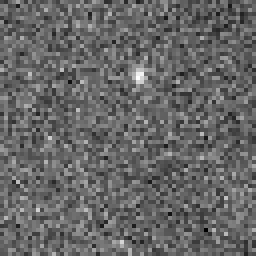
#> input picture real-data/blocks_64x64x16_83_01/block-005-0.187-14.802-0.tif, 64 x 64 px, given in place of block-001-6.658-0.057-456.tif, which was not available (shown 4 times larger); the run also reads 1 picture not shown here
$ python multiple_images.py
#> lines starting #> are read from the running program, lines starting #| are printed output that depends on the picture; long printed decimals are rounded; pictures that were not available may be replaced by others from this repository, and a replacement may not be noted
### blur_optimization/utils.py
import numpy as np
import matplotlib.pyplot as plt
import sys
sys.path.append('.')
from helpers import generateImagesAndEstimateDMAXD
from skimage import metrics
from PIL import Image

# picking first image in real data
IMAGE_PATH = "real-data/blocks_64x64x16_70_01/block-001-6.658-0.057-456.tif"

# Hyperparameters for simulation
nparticles = 1   # Number of particles
nframes = 1    # Number of steps in the simulation
nposframe = 10    # Number of position per frame
dt = 0.01        # Integration time frame in second (time between two frames)
DGen = 20000        # Diffusion coefficient in nm^2 per s (=0.000001 (um^2)/s)
num_steps = nframes*nposframe
# Hyperparameters for image generation
npixel = 64 # number of image pixels
pixelsize = 100 # in nm
fwhm_psf = 200 # full width half maximum (emulates microscope)
factor_hr = 5 # image high resulution factor
flux = 100 # number of photons per s
poisson_noise = 100
gaussian_noise = 10
background = 100 # base background value
normalizeValue = 1000 # value by which all samples will be normalized ! Needs to be fixed and the same for all images !
n_val_im = 50
D = 10


def prepare_image(img):
    # Convert to float
    img_float = np.array(img).astype(np.float64)

    # Normalize to 0-1 range
    img_normalized = (img_float - img_float.min()) / (img_float.max() - img_float.min())

    return img_normalized

NORMALIZE_FUNCTION = [lambda x: x / 18000, prepare_image][0]


def plot_2_image(image, blurred, title=""):
    """
    Plot the original and blurred images side by side.

    Parameters:
    -----------
    image : ndarray
        The original image
    blurred : ndarray
        The blurred image
    title : str
        Title for
    """
    fig, ax = plt.subplots(1, 2, figsize=(10, 5))
    ax[0].imshow(image, cmap='gray')
    ax[0].set_title("Original Image")
    ax[1].imshow(blurred, cmap='gray')
    ax[1].set_title("Generated Image")
    plt.suptitle(title)
    plt.tight_layout()
    plt.show()

def generate_noisy_image(poisson_noise, gaussian_noise, nthframe=0):
    """
    generate image with chosen amount of noise
    return the first image of the generated images
    """

    images = generateImagesAndEstimateDMAXD(nparticles,nframes,npixel,factor_hr,nposframe,D,dt,fwhm_psf,pixelsize,flux,background,poisson_noise, gaussian_noise, silent=True)[0]

    return NORMALIZE_FUNCTION(images[0, nthframe, :, :])


def metrics_computation(image_array, noisy_image, str=False):

    # Compute Structural Similarity Index (SSIM)
    # Note: SSIM ranges from -1 to 1, where 1 is perfect similarity
    # We want to minimize, so we return the negative of SSIM
    similarity = metrics.structural_similarity(image_array, noisy_image,
                                             data_range=image_array.max() - image_array.min())

    # Mean Squared Error (MSE)
    mse = metrics.mean_squared_error(image_array, noisy_image)

    # Peak Signal-to-Noise Ratio (PSNR)
    psnr = metrics.peak_signal_noise_ratio(image_array, noisy_image)

    return f"SSIM: {similarity:.4f} | MSE: {mse:.4f} | PSNR: {psnr:.4f}" if str else (similarity, mse, psnr)

def load_original_image(image_path=IMAGE_PATH):
    image = np.array(Image.open(image_path))
    image_array = np.array(image)
    return NORMALIZE_FUNCTION(image_array)

### blur_optimization/blur_optimization.py
import numpy as np
import skimage.metrics as metrics
from scipy.optimize import minimize_scalar
from PIL import Image
import sys
sys.path.append('.')
import matplotlib.pyplot as plt
from utils import plot_2_image, prepare_image, generate_noisy_image, IMAGE_PATH, metrics_computation, load_original_image

# compares first real image of dataset with first image of 1 particle simulation

BOUNDS = (1, 100)
METRIC = ['SSIM', 'MSE/PSNR'][1]


def optimize_blur(original_image):
    """
    Find the optimal Gaussian blur amount to match the original image.

    Parameters:
    -----------
    original_image : ndarray
        The target image

    Returns:
    --------
    optimal_sigma : float
        The optimal Gaussian blur sigma value
    min_difference : float
        The minimal difference metric between images
    """
    metric_log = []
    def difference_metric(sigma):
        """
        Compute the difference between the original and blurred image.
        Uses Structural Similarity Index (SSIM) as the difference metric.

        Parameters:
        -----------
        sigma : float
            Gaussian blur standard deviation

        Returns:
        --------
        difference : float
            Lower values indicate more similar images
        """
        blurred = generate_noisy_image(sigma, sigma)

        ssim, mse, psnr = metrics_computation(original_image, blurred, str=False)

        if METRIC == 'SSIM':

            metric_log.append([sigma, ssim])
            return -ssim  # Minimize negative SSIM (maximize actual SSIM)

        elif METRIC == 'MSE/PSNR':

            ratio = mse / (psnr + 1e-10)

            metric_log.append([sigma, ratio])

            return ratio  # Minimize MSE / PSNR

    # Perform optimization
    # Bounds are typically between 0 and 5 for sigma, adjust if needed
    result = minimize_scalar(difference_metric, bounds=BOUNDS, method='bounded')

    # Get optimal sigma and corresponding blurred image
    optimal_sigma = result.x

    return optimal_sigma, -result.fun, np.array(metric_log)


# [14 lines left out: function plot_metric_log, not called in this run]

def main(return_results=False, image_path=IMAGE_PATH):

    image_array = load_original_image(image_path=image_path)

    # Optimize blur
    sigma, similarity, metric_log = optimize_blur(image_array)

    if return_results: return sigma

    # Print and save results
    print(f"Optimal Blur (sigma): {sigma}")
    print(f"Similarity Score: {similarity}")
    # Generate blurred image
    blurred_image = generate_noisy_image(sigma, sigma)

    plot_2_image(image_array, blurred_image, title=f"Original vs Generated Image with {sigma:.4f} gaussian and {sigma:.4f} poisson noise\n{metrics_computation(image_array, blurred_image, str=True)}")
    plot_metric_log(metric_log)
# [2 lines that do not run on import are left out]

### helpers.py

import numpy as np
from skimage.measure import block_reduce
from skimage.util import random_noise
from sklearn.linear_model import LinearRegression
import matplotlib.pyplot as plt
from os import path, makedirs
import multiprocessing as mp
from tqdm import tqdm
from scipy.optimize import curve_fit


# [38 lines left out: function brownian_motion, not called in this run]


def mean_square_displacement(traj):
    """
    Computes the Mean Square Displacement (MSD) for a particle trajectory,
    which represents the average squared distance moved over time, useful
    for analyzing diffusion characteristics.

    Parameters:
    - traj (ndarray): Array of shape (num_steps, 2) representing the x, y positions
                      of a particle over time.

    Returns:
    - msd (ndarray): Array of MSD values computed for each time lag.
    """
    len = traj.shape[0]
    msd = np.zeros(len)
    for tao in range(len):
        # Calculate the square of displacements for each tao time t
        displacements = np.sum((traj[tao:] - traj[:len-tao])**2, axis=1)
        msd[tao] = np.mean(displacements)  # Average displacement for the given lag
    return msd

# [45 lines left out: functions mean_square_displacements, show_plt, not called in this run]


def gaussian_2d(xc, yc, sigma, grid_size, amplitude=1.0):
    """
    Generates a 2D Gaussian point spread function (PSF) centered at a specified position.

    Parameters:
    - xc, yc (float): The center coordinates (x, y) of the Gaussian within the grid.
    - sigma (float): Standard deviation of the Gaussian, controlling the spread (related to FWHM).
    - grid_size (int): Size of the output grid (grid will be grid_size x grid_size).
    - amplitude (float): Peak amplitude of the Gaussian function.

    Returns:
    - gauss (ndarray): A 2D array representing the Gaussian function centered at (xc, yc).
    """
    limit = (grid_size - 1) // 2  # Defines the range for x and y axes
    x = np.linspace(-limit, limit, grid_size)
    y = np.linspace(-limit, limit, grid_size)
    x, y = np.meshgrid(x, y)

    # Calculate the Gaussian function centered at (xc, yc)
    gauss = amplitude * np.exp(-(((x - xc) ** 2) / (2 * sigma ** 2) + ((y - yc) ** 2) / (2 * sigma ** 2)))
    return gauss


def add_noise_background(image, background, poisson_noise, gaussian_noise, normalizeValue=-1):
    """
    Adds background intensity and noise to an image, simulating microscopy imaging noise.

    Parameters:
    - image (ndarray): Input image to which noise and background will be added.
    - background (float): Mean intensity value of the background.
    - poisson_noise (float): Scale factor for Poisson noise, simulating photon shot noise.
    - gaussian_noise (float): Standard deviation for Gaussian noise, simulating electronic noise.

    Returns:
    - noisy (ndarray): A 16-bit unsigned integer array representing the noisy image.
    """
    # Add Gaussian noise to background intensity across the image
    background_image = image + np.clip(np.random.normal(background, gaussian_noise, image.shape),
                                       0, background + 3 * gaussian_noise)

    # Normalize image to prepare for Poisson noise scaling
    maxi = np.max(background_image)
    image_normalized = background_image / maxi  # Normalization step

    # Apply Poisson noise (scaling by poisson_noise factor)
    noisy = maxi * poisson_noise * random_noise(image_normalized / poisson_noise, mode='poisson')
    if (normalizeValue != -1):
        noisy = noisy / normalizeValue
    return noisy.astype(np.float16 if normalizeValue != -1 else np.uint16)


# [79 lines left out: functions plot1ParticleTrajectory, computeAndPlotMeanMSD, not called in this run]

def estimateDfromMSD(msd,time_range):
    model = LinearRegression(fit_intercept=False)
    model.fit(time_range.reshape(-1, 1), msd)  # Fit model to data
    slope = model.coef_[0]
    D_estimated = slope / 4
    return D_estimated

# [280 lines left out: functions generateImagesAndGraphs, generateImageFromTrajectory, generateAndPlotMultipleDiffusionSequences, generateImagesAndEstimateD, generateImagesAndEstimateDFromTrajs, save_image and 1 more, not called in this run]

import matplotlib.pyplot as plt
import numpy as np
import matplotlib.pyplot as plt

# [71 lines left out: functions plot_image_frames, plot_image_frames16, not called in this run]


CPU_COUNT = mp.cpu_count()

def generateImagesAndEstimateDMAXD(
    nparticles, nframes, npixel, factor_hr, nposframe, D, dt, fwhm_psf, pixelsize,
    flux, background, poisson_noise, gaussian_noise, normalizeValue=-1, save_dir=None, silent=False):
    """
    Generates the full pipeline of images and estimates the diffusion coefficient (D) for each particle.

    Parameters:
    - nparticles (int): Number of particles.
    - nframes (int): Number of frames to generate per particle.
    - npixel (int): Number of pixels for the image (square grid).
    - factor_hr (int): High-resolution scaling factor.
    - nposframe (int): Number of positions within each frame.
    - D (float): Diffusion coefficient for Brownian motion simulation.
    - dt (float): Time interval between frames.
    - fwhm_psf (float): Full width at half maximum for the PSF.
    - pixelsize (float): Pixel size in nanometers.
    - flux (float): Photon flux of the particles.
    - background (float): Background intensity level.
    - poisson_noise (float): Poisson noise scaling factor.
    - gaussian_noise (float): Gaussian noise standard deviation.
    - save_dir (str): Directory to save the images and D estimates.

    Returns:
    - image_array (ndarray): Array of shape (nparticles, nframes, npixel, npixel)
                             containing the simulated noisy images.
    - D_estimates (ndarray): Array of size (nparticles) with estimated diffusion coefficients.
    """
    image_array = np.zeros((nparticles, nframes, npixel, npixel))
    D_estimates = np.zeros(nparticles)
    time_range = np.arange(nframes * nposframe) * dt / nposframe

    if not silent: print(f"running program on each {CPU_COUNT} cpu core of the computer")


    # Simulate Brownian motion for all particles
    trajectories = _brownian_motion(nparticles, nframes, nposframe, D, dt, silent=silent)

    args = [(trajectories[p].copy(), nframes, npixel, factor_hr, nposframe,
             fwhm_psf, pixelsize, flux, background, poisson_noise, gaussian_noise,
             time_range, normalizeValue) for p in range(nparticles)]

    # Multiprocessing
    with mp.Pool(CPU_COUNT) as pool:
        results = list(tqdm(
                pool.imap(_generateImageforParticle, args),
                total=nparticles,
                desc="Generating images and estimating D",
                disable=silent
                ))

    for p, (frame_noisy, D_estimate) in enumerate(results):
        image_array[p] = frame_noisy
        D_estimates[p] = D_estimate

    if save_dir is not None:

        if not path.isdir(save_dir):
            makedirs(save_dir)
            print(f"Directory {save_dir} didn't exist, it has now been created")

        np.save(path.join(save_dir,"images.npy"), image_array)
        np.save(path.join(save_dir,"D_estimates.npy"), D_estimates)
        print(f"Images and D estimates saved in {save_dir}")

    return image_array, D_estimates


def _brownian_motion(nparticles, nframes, nposframe, D, dt, startAtZero=False, silent=False):
    """
    Simulates the Brownian motion of particles over a specified number of frames
    and interframe positions.

    Parameters:
    - nparticles (int): Number of particles to simulate.
    - nframes (int): Number of frames in the simulation.
    - nposframe (int): Number of interframe positions to calculate per frame.
    - D (float): Diffusion coefficient, influencing the spread of particle movement.
    - dt (float): Time interval between frames, affects particle displacement.
    - startAtZero (bool): If True, initializes the starting position at (0, 0).

    Returns:
    - trajectory (ndarray): Array of shape (nparticles, num_steps, 2) containing
                            the x, y coordinates of each particle at each time step.
                            `num_steps` is calculated as `nframes * nposframe`.
    """
    num_steps = nframes * nposframe
    positions = np.zeros(2)
    trajectory = np.zeros((nparticles, num_steps, 2))

    # the formula for sigma might be wrong ?
    #https://en.wikipedia.org/wiki/Mean_squared_displacement#:~:text=In%20statistical%20mechanics%2C%20the%20mean,a%20reference%20position%20over%20time.
    #https://en.wikipedia.org/wiki/Gaussian_function
    sigma = np.sqrt(2 * D * dt / nposframe)
    #sigma = np.sqrt(4 * D * dt / nposframe)  # Standard deviation of step size based on D and dt

    #for p in range(nparticles):

    with mp.Pool(mp.cpu_count()) as pool:
        trajectory = np.array(list(tqdm(
                pool.imap(_generate_trajectory, [(num_steps, sigma, startAtZero)]*nparticles),
                total=nparticles,
                desc="Generating trajectories",
                disable=silent
                )))

    assert trajectory.shape == (nparticles, num_steps, 2), "Trajectory shape is incorrect"

    return trajectory


def _generate_trajectory(args):
    (num_steps, sigma, startAtZero) = args
    # Generate random steps in x and y directions based on normal distribution
    dxy = np.random.randn(num_steps, 2) * sigma
    if startAtZero:
        dxy[0, :] = [0, 0]  # Set starting position at origin for the first step
    # Calculate cumulative sum to get positions from step displacements
    positions = np.cumsum(dxy, axis=0)

    # if the trajectory is out of the frame, we redo the trajectory
    # change this magic numbers to pixelsize * nbrPixels
    if np.any(np.abs(positions) > 100 * 64):
        return _generate_trajectory(args)

    return positions

def _generateImageforParticle(arg):
    """
    Generates the images for a single particle and estimates the diffusion coefficient (D)
    """

    (trajectory, nframes, npixel, factor_hr, nposframe,
    fwhm_psf, pixelsize, flux, background, poisson_noise, gaussian_noise,
    time_range, normalizeValue) = arg

    frame_hr = np.zeros((nframes, npixel * factor_hr, npixel * factor_hr))
    frame_noisy = np.zeros((nframes, npixel, npixel))

    for k in range(nframes):
        start = k * nposframe
        end = (k + 1) * nposframe
        trajectory_segment = trajectory[start:end, :]
        xtraj = trajectory_segment[:, 0]
        ytraj = trajectory_segment[:, 1]

        # Generate frames
        for pos in range(nposframe):
            frame_spot = gaussian_2d(
                xtraj[pos], ytraj[pos], 2.35 * fwhm_psf / pixelsize,
                npixel * factor_hr, flux
            )
            frame_hr[k] += frame_spot

        # Downsample and add noise
        frame_lr = block_reduce(frame_hr[k], block_size=factor_hr, func=np.mean)
        frame_noisy[k] = add_noise_background(frame_lr, background, poisson_noise, gaussian_noise, normalizeValue)

    # Estimate D from the trajectory
    msd = mean_square_displacement(trajectory)
    D_estimate = estimateDfromMSD(msd, time_range)

    return (frame_noisy, D_estimate)


# Define a 2D Gaussian model
# [62 lines left out: functions two_d_gaussian, fit_gaussian_to_image, get_centroids_1, compute_msd, fit_diffusion_coefficient, getCoarseD, not called in this run]

import numpy as np

# [46 lines left out: functions compute_coarseD_for_batch, moving_average, not called in this run]

### blur_optimization/multiple_images.py
from utils import plot_2_image, prepare_image, generate_noisy_image, IMAGE_PATH, metrics_computation
import sys
sys.path.append('.')
from blur_optimization import main as blur_optimization_main
from PIL import Image
from skimage import metrics
from tqdm import tqdm

# implements the univariate optimization of sigmas for multiple images

IMAGES_PATHS = [
    "real-data/blocks_64x64x16_70_01/block-001-6.658-0.057-456.tif",
    "real-data/blocks_64x64x16_83_01/block-001-0.092-0.134-0.tif",
    "real-data/blocks_64x64x16_104_01/block-001-1.465-0.061-16.tif"
]

def main():

    sigmas = []

    for image_path in tqdm(IMAGES_PATHS, total= len(IMAGES_PATHS), desc= "Optimizing sigmas"):

        sigma = blur_optimization_main(return_results= True, image_path= image_path)
        sigmas.append(sigma)
#> this loop made 3 passes
#> sigma on passes 1 to 3: 85.93, 76.63, 76.63
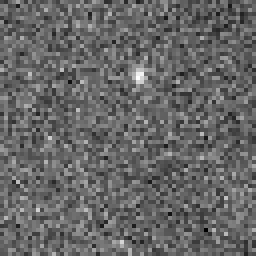
#> input picture real-data/blocks_64x64x16_83_01/block-005-0.187-14.802-0.tif, 64 x 64 px, given in place of block-001-6.658-0.057-456.tif, which was not available (shown 4 times larger)
#> pass 1, in main, `image_array = load_original_image(image_path=image_path)`:
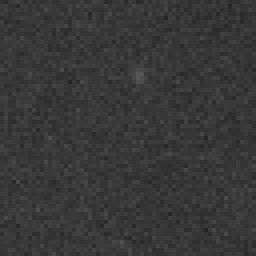
#> image_array: shape (64, 64) float64 (shown 4 times larger); min 0.135, max 0.347, mean 0.221
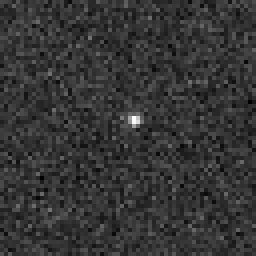
#> input picture real-data/blocks_64x64x16_83_01/block-001-0.092-0.134-0.tif, 64 x 64 px, found by its file name (shown 4 times larger)
#> pass 2, in main (call 2), `image_array = load_original_image(image_path=image_path)`:
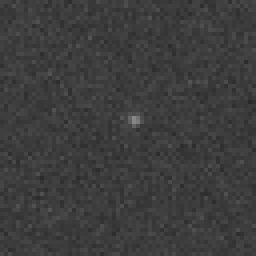
#> image_array: shape (64, 64) float64 (shown 4 times larger); min 0.163, max 0.535, mean 0.24
#> pass 3, in load_original_image (call 3), `image = np.array(Image.open(image_path))`:
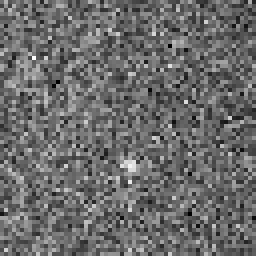
#> image: shape (64, 64) uint16 (shown 4 times larger); min 2701, max 5713, mean 3969.2; drawn with min black and max white
#> after the loop, sigmas = [85.93, 76.63, 76.63]

    print(f"Optimized gaussian and poisson noise: {sigmas}")
#| Optimized gaussian and poisson noise: [85.929, 76.629, 76.629]

    avg_sigma = sum(sigmas) / len(sigmas)
#> avg_sigma = 79.73

    # generate images with the average sigma
    gen_image = generate_noisy_image(avg_sigma, avg_sigma)
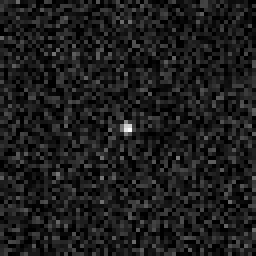
#> gen_image: shape (64, 64) float64 (shown 4 times larger); min 0, max 0.0507, mean 0.00579; drawn with min black and max white

    # import the original image
    image = Image.open(image_path)
    #image_array = np.array(image) / 18000 # Normalize by 18000
    image_array = prepare_image(image)

    # Plot noisy image
    plot_2_image(image_array, gen_image, title=f"Original vs Generated Image with average gaussian and poisson noise {avg_sigma:.4f}\n{metrics_computation(image_array, gen_image, str=True)}")


if __name__ == "__main__":
    main()
